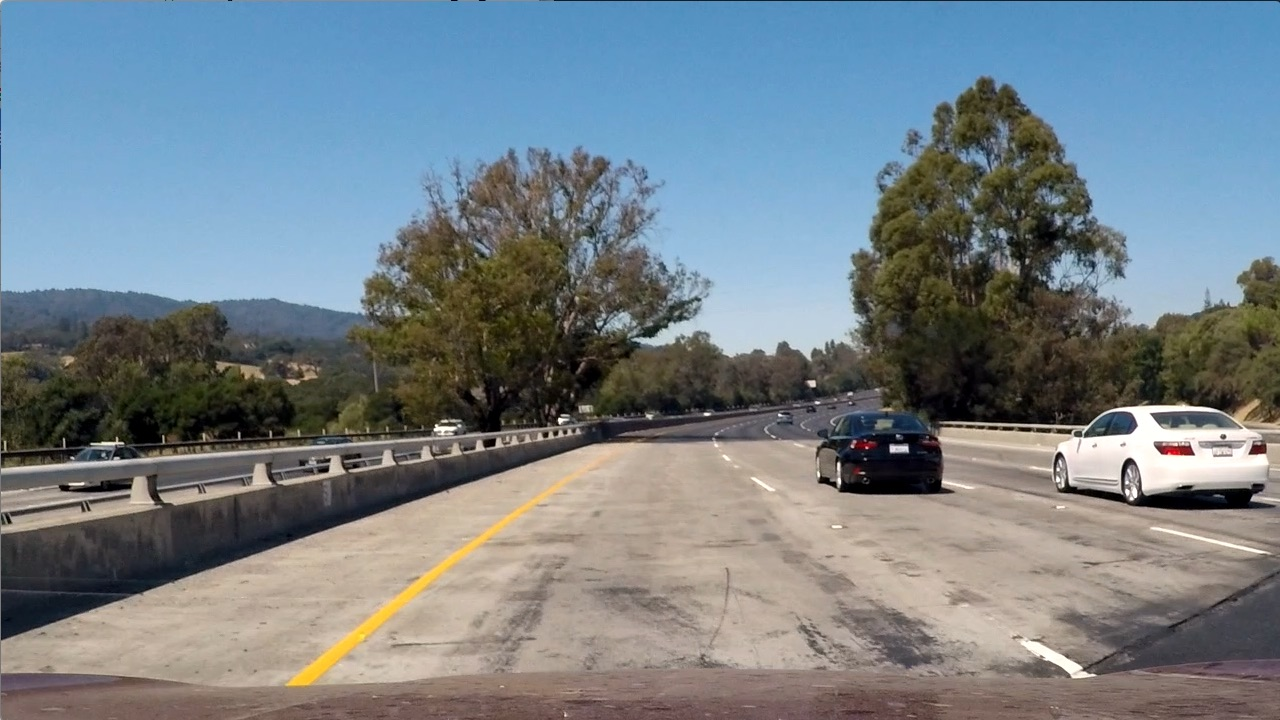
#> input picture asset/start_img.jpg, 1280 x 720 px
$ python -i helper2.py   (imports and definitions only)   (older library calls are emulated)
#> lines starting #> are read from the running program, lines starting #| are printed output that depends on the picture; after the words box and inside, x2 and y2 are one past the last pixel; in counts of white or black regions, pixels touching at a corner belong together
import cv2
import numpy as np
import matplotlib as mpl
# [1 line not run here, left out]
import matplotlib.pyplot as plt

import util

# [1 line not run here, left out]


# [9 lines left out: function _detect_yellow, not called in this run]


def binary_thres(img, lower_pct=97, upper_pct=100, lower=None, upper=None):
    assert len(img.shape) == 2 or img.shape[0] == 1

    if lower is None:
        lower = np.percentile(img, lower_pct)
    if upper is None:
        upper = np.percentile(img, upper_pct)

    # print(lower, upper)

    binary = np.zeros_like(img)
    binary[(img >= lower) & (img <= upper)] = 1

    return binary


def sobel_thres(img, sobel_kernel=3):
    assert len(img.shape) == 2 or img.shape[-1] == 1

    # Take both Sobel x and y gradients
    sobelx = cv2.Sobel(img, cv2.CV_64F, 1, 0, ksize=sobel_kernel)
    gradx = binary_thres(sobelx, lower=0, upper=255)
    sobely = cv2.Sobel(img, cv2.CV_64F, 0, 1, ksize=sobel_kernel)
    grady = binary_thres(sobely, lower=0, upper=255)

    gradmag = np.sqrt(sobelx**2 + sobely**2)
    scale_factor = np.max(gradmag) / 255
    gradmag = (gradmag / scale_factor).astype(np.uint8)
    mag_bin = binary_thres(gradmag, lower=190, upper=255)

    absgraddir = np.arctan2(np.absolute(sobely), np.absolute(sobelx))
    dir_margin = np.pi / 10
    lower_dir = np.pi / 2 - dir_margin
    upper_dir = np.pi / 2 + dir_margin
    condition = (absgraddir >= lower_dir) & (absgraddir < upper_dir)

    dir_bin = np.zeros_like(img)
    dir_bin[condition] = 1

    combined_bin = np.zeros_like(img)
    condition = (mag_bin == 1) | (dir_bin == 1) | (img == 1)
    combined_bin[condition] = 255

    return np.dstack([combined_bin] * 3)


def edge_detection(rgb_img, s_only=False, clahe=True):
    if clahe:
        clahe = cv2.createCLAHE(clipLimit=3., tileGridSize=(8, 8))
    else:
        clahe = None

    R = rgb_img[:, :, 0]
    if clahe:
        R = clahe.apply(R)

    r_binary = binary_thres(R)
    r_edge = sobel_thres(r_binary)  # helper.canny(img)

    hls = cv2.cvtColor(rgb_img, cv2.COLOR_RGB2HLS)
    S = hls[:, :, 2]

    if clahe:
        S = clahe.apply(S)

    s_binary = binary_thres(S)
    s_edge = sobel_thres(s_binary)

    final = s_edge

    if not s_only:
        final = final // 2 + r_edge // 2

    return final


# [388 lines left out: functions undistort_img, bird_eye_view, _detect_lane_px_from_fit, _detect_lane_from_fit, _clean_lane_segment, _detect_lane_from_img and 2 more, not called in this run]

>>> import cv2
>>> picture = cv2.cvtColor(cv2.imread('asset/start_img.jpg'), cv2.COLOR_BGR2RGB)
>>> result = edge_detection(picture)
#> in edge_detection, `R = clahe.apply(R)`:
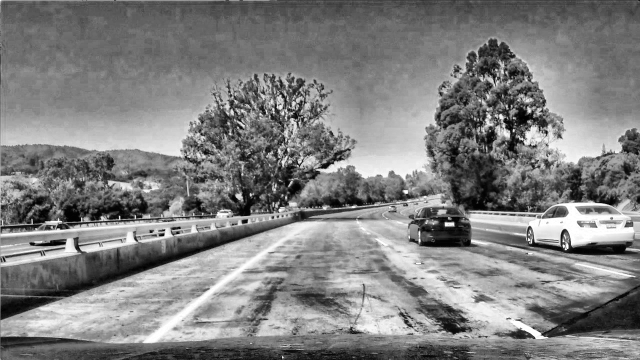
#> R: shape (720, 1280) (shown at 1/2 size); min 0, max 255, mean 128.3
#> in binary_thres, `lower = np.percentile(img, lower_pct)`: lower = 233
#> in binary_thres, `upper = np.percentile(img, upper_pct)`: upper = 255
#> in edge_detection, `r_binary = binary_thres(R)`:
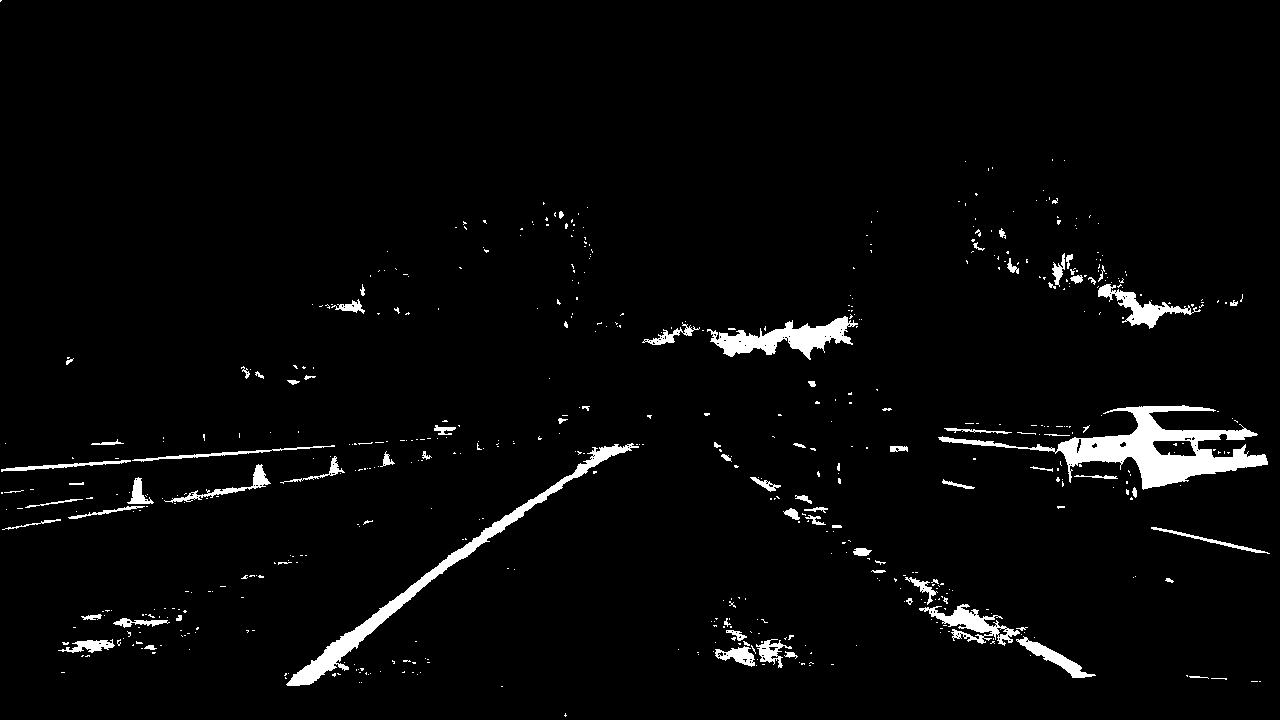
#> r_binary: shape (720, 1280); values 0 (black) and 1 (white), 3.1% white; 580 white regions (496 under 20 px), largest, box (x1, y1, x2, y2) and area: (938, 405, 1268, 490) 7487, (286, 443, 639, 686) 4540, (707, 316, 858, 360) 2712
#> in sobel_thres, `scale_factor = np.max(gradmag) / 255`: scale_factor = 0.0175
#> in edge_detection, `S = clahe.apply(S)`:
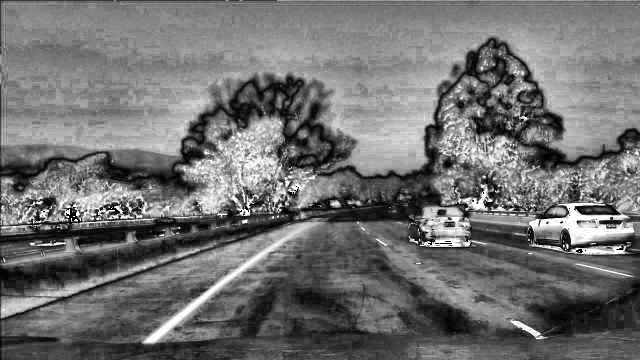
#> S: shape (720, 1280) (shown at 1/2 size); min 0, max 255, mean 112.2
#> call 2 of sobel_thres, with sobel_kernel = 3
#> in sobel_thres (call 2), `condition = (mag_bin == 1) | (dir_bin == 1) | (img == 1)`:
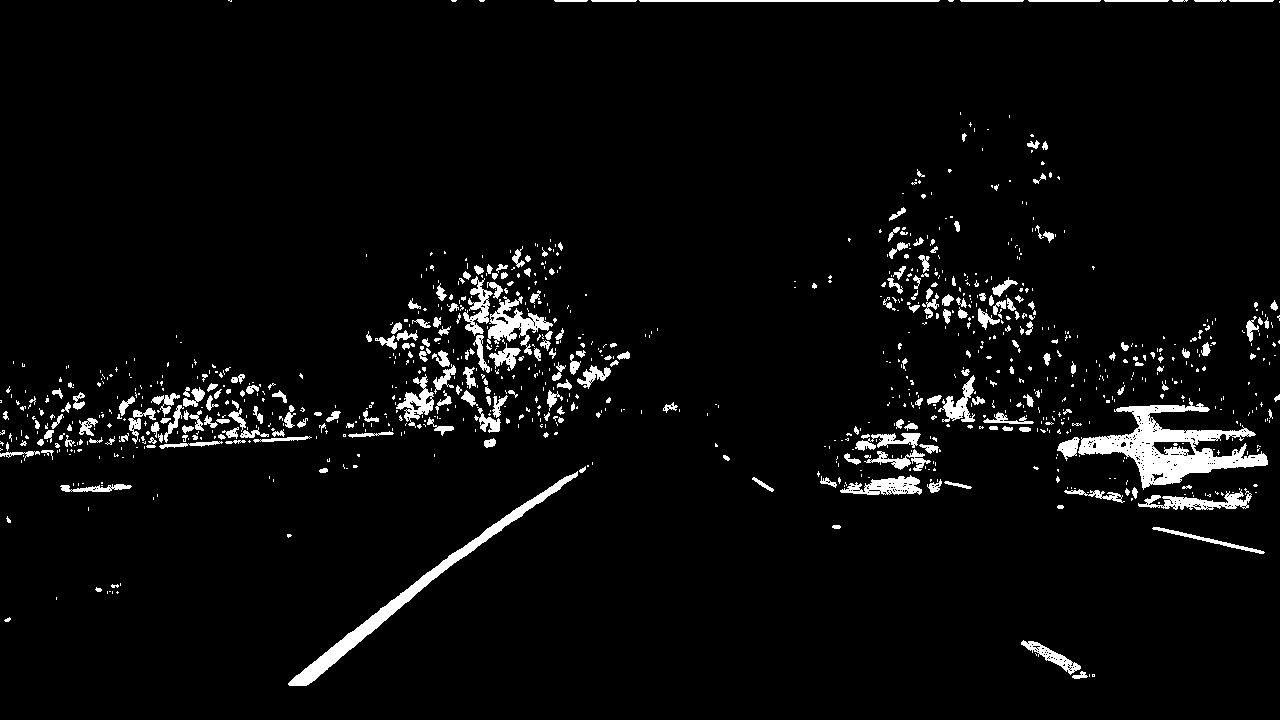
#> condition: shape (720, 1280) bool; 4.2% white; 1000 white regions (735 under 20 px), largest, box (x1, y1, x2, y2) and area: (1078, 398, 1268, 490) 6039, (288, 471, 578, 686) 3646, (487, 296, 553, 355) 1352

$ run again, on asset/0.png
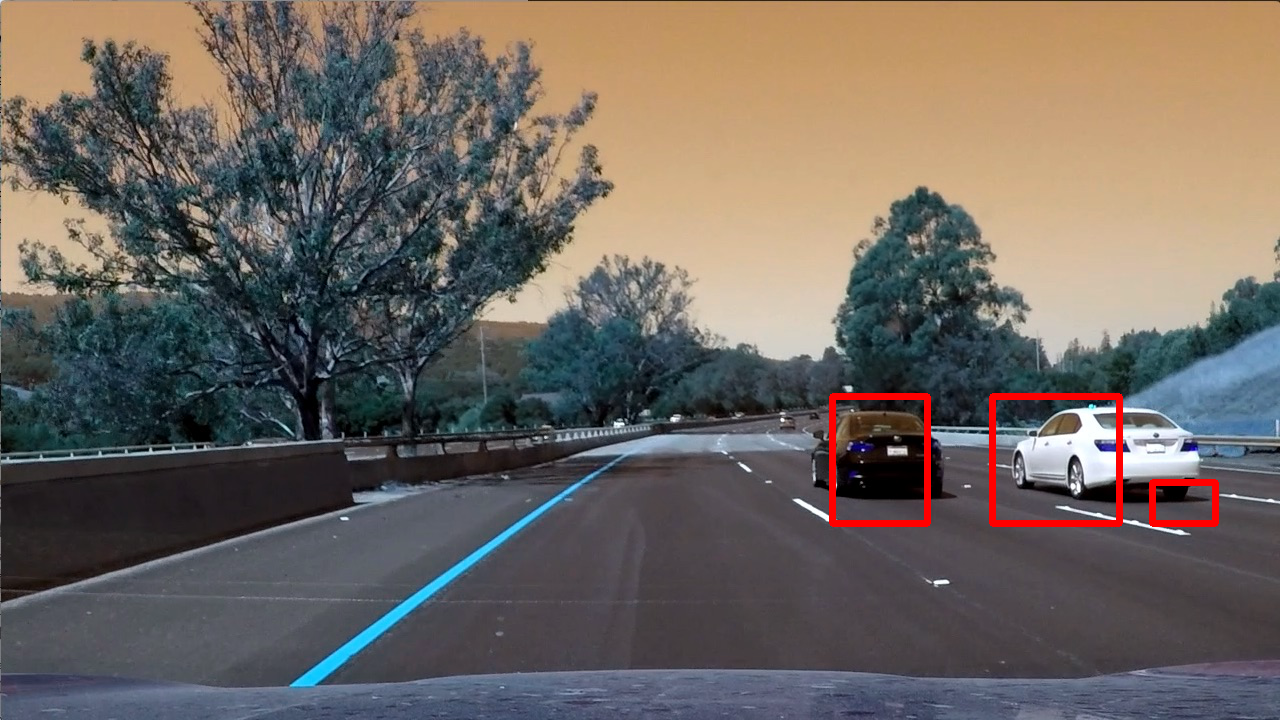
#> input picture asset/0.png, 1280 x 720 px
#> lower = 234
#> upper = 255
#> r_binary: shape (720, 1280); values 0 (black) and 1 (white), 3.1% white; 665 white regions (585 under 20 px), largest, box (x1, y1, x2, y2) and area: (989, 393, 1219, 534) 8123, (702, 247, 848, 342) 3813, (794, 393, 931, 527) 3245
#> gradx: shape (720, 1280) float64; values 0 (black) and 1 (white), 98.7% white; black in thin lines or dots, all inside (x1, y1, x2, y2) = (1, 0, 1275, 585)
#> grady: shape (720, 1280) float64; values 0 (black) and 1 (white), 98.7% white; black in thin lines or dots, all inside (x1, y1, x2, y2) = (0, 1, 1275, 585)
#> scale_factor = 0.0175
#> mag_bin: shape (720, 1280); values 0 (black) and 1 (white), 1.4% white in thin lines or dots, all inside (x1, y1, x2, y2) = (1, 2, 1274, 585)
#> r_edge: shape (720, 1280, 3); 3.9% white; 541 white regions (436 under 20 px), largest, box (x1, y1, x2, y2) and area: (988, 392, 1220, 535) 10174, (701, 246, 849, 343) 4804, (794, 386, 932, 528) 4166
#> hls: shape (720, 1280, 3); mean of channels 0, 1, 2 81.4, 102.7, 59.3
#> in edge_detection, `S = clahe.apply(S)`:
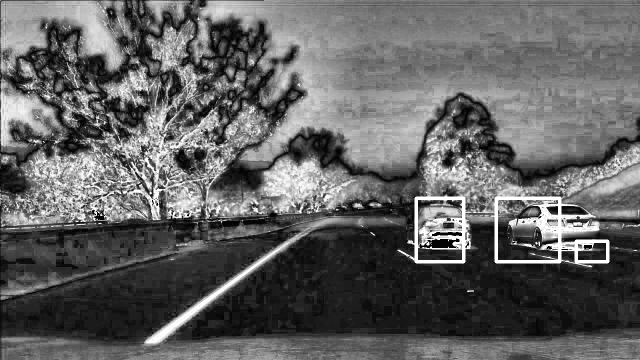
#> S: shape (720, 1280) (shown at 1/2 size); min 0, max 255, mean 97.6
#> s_binary: shape (720, 1280); values 0 (black) and 1 (white), 3% white; 1574 white regions (1433 under 20 px), largest, box (x1, y1, x2, y2) and area: (982, 393, 1219, 529) 8359, (815, 393, 941, 527) 4886, (293, 494, 564, 686) 2389
#> gradx: shape (720, 1280) float64; values 0 (black) and 1 (white), 97.9% white; black in thin lines or dots
#> grady: shape (720, 1280) float64; values 0 (black) and 1 (white), 97.8% white; black in thin lines or dots
#> mag_bin: shape (720, 1280); values 0 (black) and 1 (white), 1.7% white in thin lines or dots
#> in sobel_thres (call 2), `condition = (mag_bin == 1) | (dir_bin == 1) | (img == 1)`:
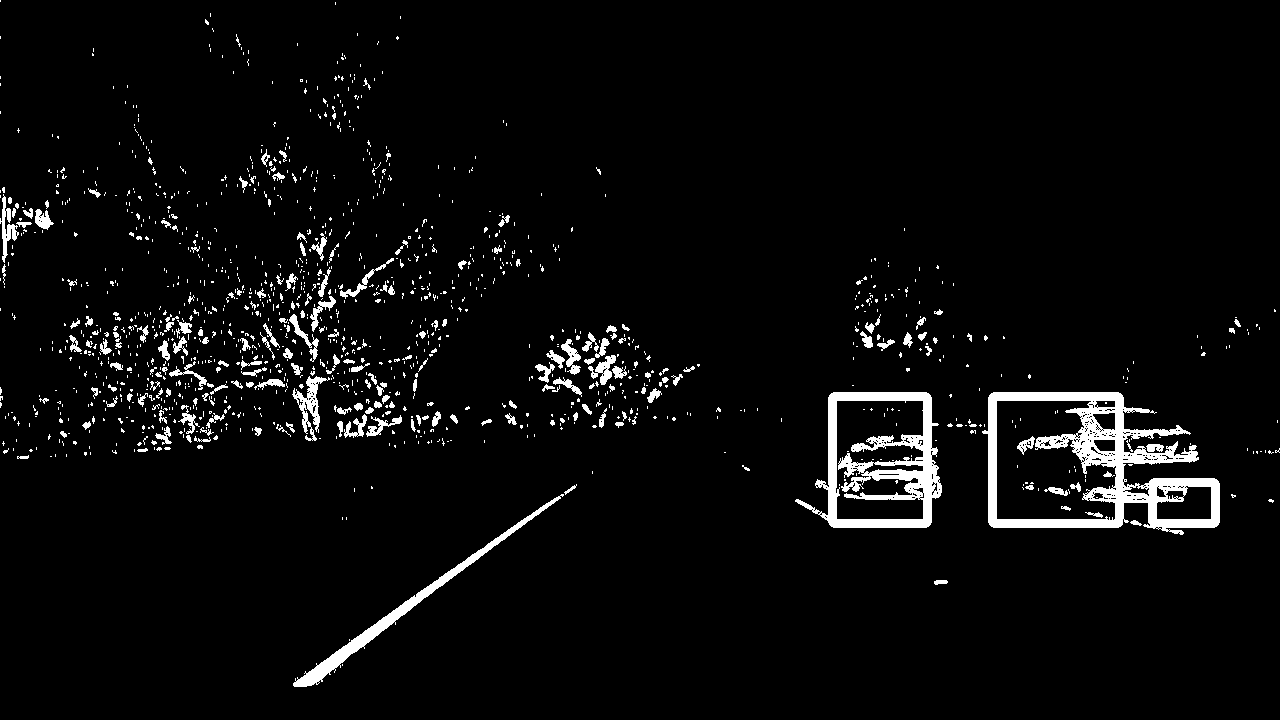
#> condition: shape (720, 1280) bool; 4.3% white; 1314 white regions (1112 under 20 px), largest, box (x1, y1, x2, y2) and area: (982, 392, 1220, 535) 10739, (795, 392, 942, 528) 6908, (293, 494, 564, 687) 2809
#> s_edge: shape (720, 1280, 3); mean of channels 0, 1, 2 10.9, 10.9, 10.9
#> final: shape (720, 1280, 3); mean of channels 0, 1, 2 10.4, 10.4, 10.4

$ run again, on asset/1.png
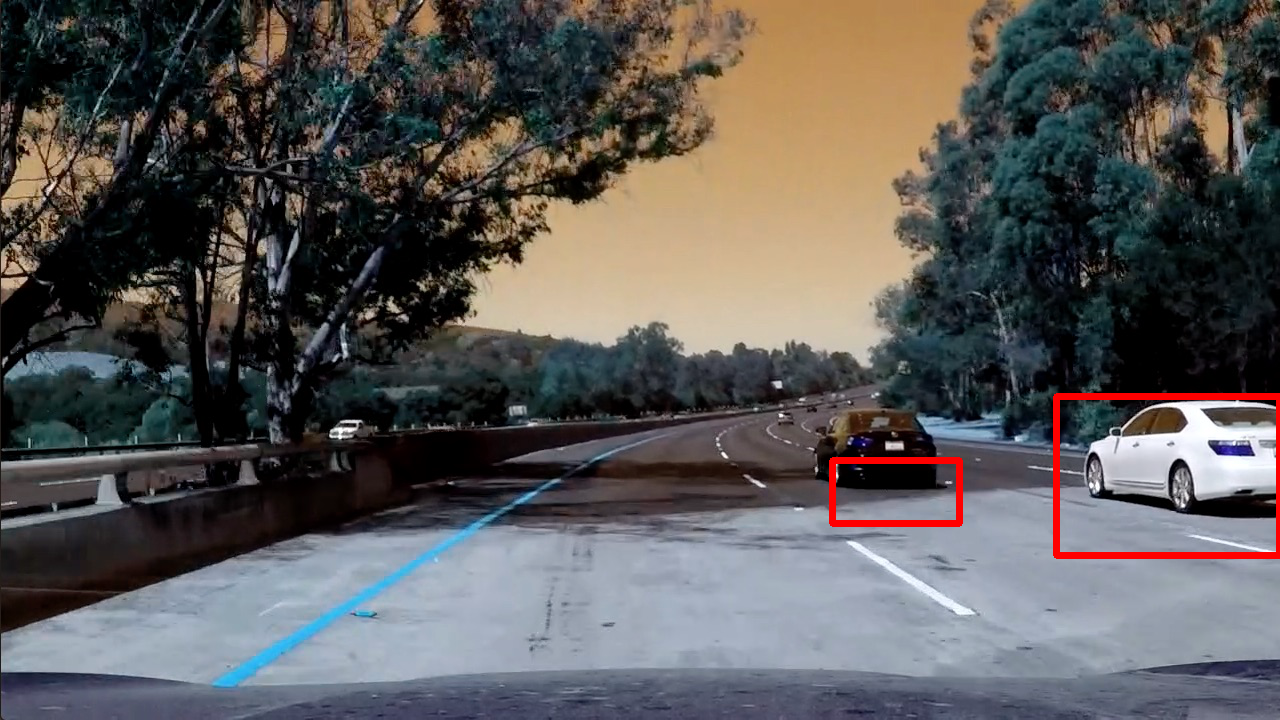
#> input picture asset/1.png, 1280 x 720 px
#> lower = 228
#> upper = 255
#> r_binary: shape (720, 1280); values 0 (black) and 1 (white), 3.1% white; 831 white regions (724 under 20 px), largest, box (x1, y1, x2, y2) and area: (1052, 393, 1280, 559) 5620, (829, 457, 963, 527) 2654, (805, 250, 907, 310) 2375
#> gradx: shape (720, 1280) float64; values 0 (black) and 1 (white), 98.6% white; black in thin lines or dots
#> grady: shape (720, 1280) float64; values 0 (black) and 1 (white), 98.4% white; black in thin lines or dots
#> scale_factor = 0.0175
#> mag_bin: shape (720, 1280); values 0 (black) and 1 (white), 1.6% white in thin lines or dots
#> r_edge: shape (720, 1280, 3); 4.1% white; 704 white regions (577 under 20 px), largest, box (x1, y1, x2, y2) and area: (1052, 392, 1280, 560) 9870, (828, 454, 964, 528) 3382, (805, 247, 907, 310) 2885
#> hls: shape (720, 1280, 3); mean of channels 0, 1, 2 76, 89.5, 71.7
#> in edge_detection, `S = clahe.apply(S)`:
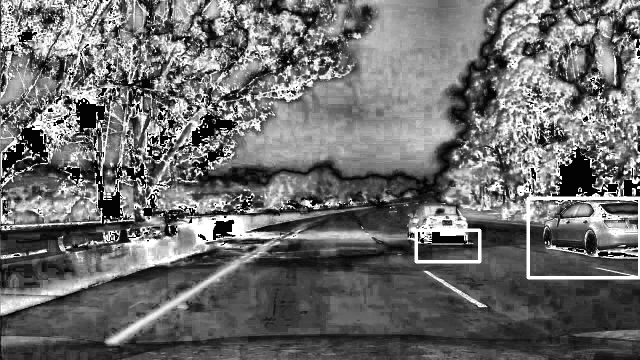
#> S: shape (720, 1280) (shown at 1/2 size); min 1, max 255, mean 109
#> s_binary: shape (720, 1280); values 0 (black) and 1 (white), 7.2% white; 3490 white regions (3009 under 20 px), largest, box (x1, y1, x2, y2) and area: (1035, 329, 1280, 559) 7330, (817, 431, 963, 527) 4051, (352, 430, 561, 489) 3468
#> gradx: shape (720, 1280) float64; values 0 (black) and 1 (white), 94.1% white; black in thin lines or dots, all inside (x1, y1, x2, y2) = (2, 0, 1279, 626)
#> grady: shape (720, 1280) float64; values 0 (black) and 1 (white), 94% white; black in thin lines or dots, all inside (x1, y1, x2, y2) = (0, 1, 1280, 626)
#> mag_bin: shape (720, 1280); values 0 (black) and 1 (white), 4.5% white in thin lines or dots, all inside (x1, y1, x2, y2) = (1, 0, 1280, 625)
#> in sobel_thres (call 2), `condition = (mag_bin == 1) | (dir_bin == 1) | (img == 1)`:
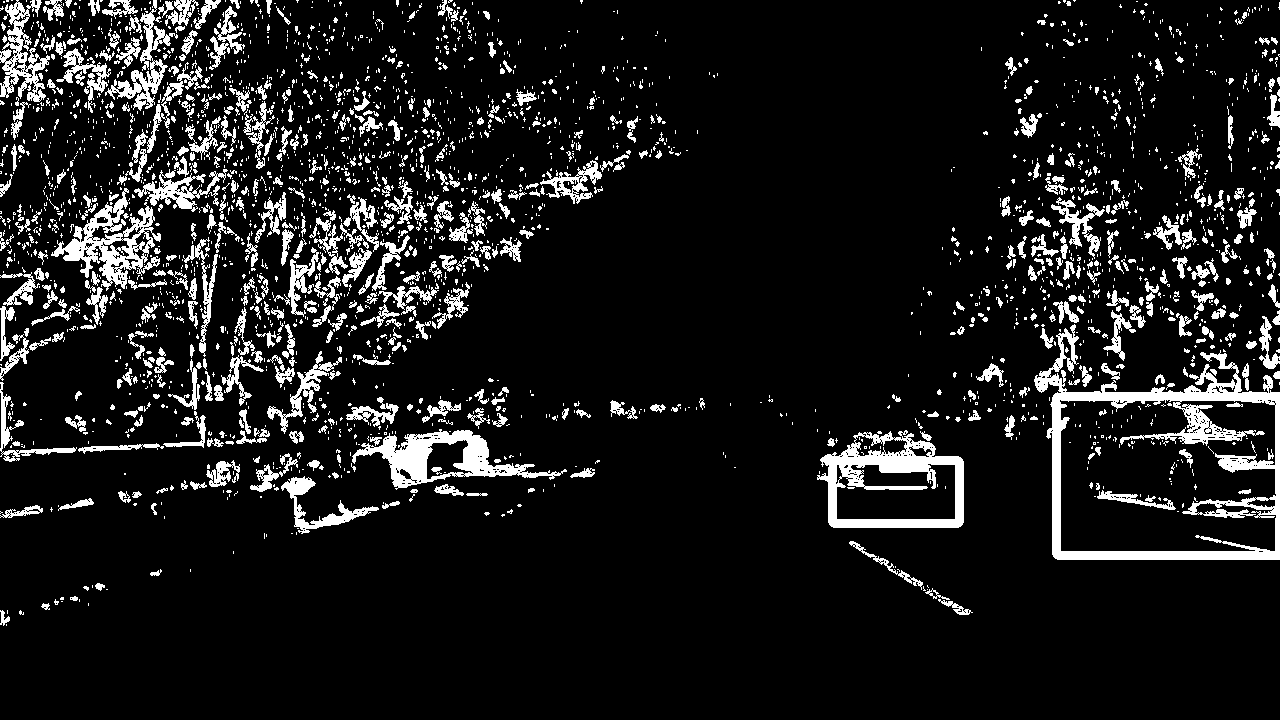
#> condition: shape (720, 1280) bool; 10.4% white; 2610 white regions (2040 under 20 px), largest, box (x1, y1, x2, y2) and area: (1034, 324, 1280, 560) 11719, (817, 430, 964, 528) 5555, (352, 429, 567, 490) 4187
#> s_edge: shape (720, 1280, 3); mean of channels 0, 1, 2 26.4, 26.4, 26.4
#> final: shape (720, 1280, 3); mean of channels 0, 1, 2 18.4, 18.4, 18.4
